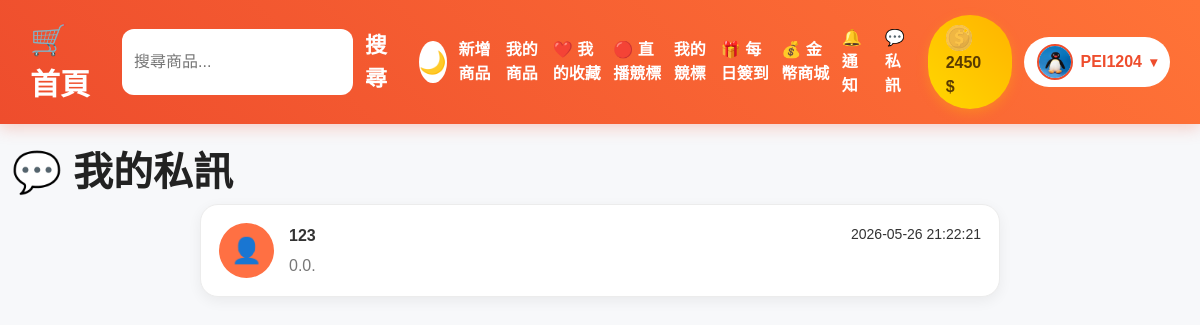
Screenshot of /messages (signed in) with the database file from the repository.
### tables this page shows
CREATE TABLE private_messages (
        id INTEGER PRIMARY KEY AUTOINCREMENT,
        sender_id INTEGER,
        receiver_id INTEGER,
        product_id INTEGER,
        message TEXT,
        image TEXT,
        is_read INTEGER DEFAULT 0,
        created_at TEXT
    );

CREATE TABLE users (
    id INTEGER PRIMARY KEY AUTOINCREMENT,
    username TEXT UNIQUE,
    email TEXT,
    password TEXT
, coins INTEGER DEFAULT 100, is_admin INTEGER DEFAULT 0, last_checkin TEXT, avatar TEXT, banner TEXT, has_received_listing_bonus INTEGER DEFAULT 0, is_banned INTEGER DEFAULT 0, ban_reason TEXT, admin_role TEXT DEFAULT 'user', email_verified INTEGER DEFAULT 0, email_verify_token TEXT, phone TEXT, phone_verified INTEGER DEFAULT 0, risk_score INTEGER DEFAULT 0, created_at TEXT, last_ip TEXT, identity_verified INTEGER DEFAULT 0, identity_verify_status TEXT DEFAULT '未申請', identity_reject_reason TEXT, identity_verified_at TEXT, exp INTEGER DEFAULT 0, level INTEGER DEFAULT 1);

### app.py (the view)
@app.route("/messages")
def message_list():
    if "user_id" not in session:
        return redirect("/login")
    user_id = session["user_id"]
    db = get_db()
    chats = db.execute(
        """
        SELECT
            u.id AS other_user_id,
            u.username AS other_username,

            pm.message AS last_message,
            pm.image AS last_image,
            pm.created_at AS last_time,

            (
                SELECT COUNT(*)
                FROM private_messages unread
                WHERE unread.sender_id = u.id
                AND unread.receiver_id = ?
                AND unread.is_read = 0
            ) AS unread_count

        FROM users u

        JOIN private_messages pm
        ON (
            (pm.sender_id = u.id AND pm.receiver_id = ?)
            OR
            (pm.receiver_id = u.id AND pm.sender_id = ?)
        )

        WHERE pm.id IN (
            SELECT MAX(id)
            FROM private_messages
            WHERE sender_id = ?
            OR receiver_id = ?
            GROUP BY
                CASE
                    WHEN sender_id = ? THEN receiver_id
                    ELSE sender_id
                END
        )

        ORDER BY pm.id DESC
        """,
        (
            user_id,
            user_id,
            user_id,
            user_id,
            user_id,
            user_id
        )
    ).fetchall()
    db.close()
    return render_template(
        "messages.html",
        chats=chats
    )

### app.py (called while the page is built, shortened)
def get_db():
    conn = sqlite3.connect(
        DATABASE,
        timeout=30,
        check_same_thread=False
    )
    conn.row_factory = sqlite3.Row
    return conn

def inject_notification_count():
    if "user_id" not in session:
        return dict(notification_count=0)
    db = get_db()
    count = db.execute(
        """
        SELECT COUNT(*) AS count
        FROM notifications
        WHERE user_id=? AND is_read=0
        """,
        (session["user_id"],)
    ).fetchone()["count"]
    db.close()
    return dict(notification_count=count)

def inject_active_announcements():
    try:
        db = get_db()
        ensure_admin_feature_columns(db)
        announcements = db.execute(
            """
            SELECT *
            FROM announcements
            WHERE IFNULL(is_active, 1)=1
            ORDER BY id DESC
            LIMIT 3
            """
        ).fetchall()
        db.close()
        return dict(active_announcements=announcements)
    except Exception:
        return dict(active_announcements=[])

def current_admin_role():
    role = session.get("admin_role", "user")
    if role == "user" and session.get("is_admin") == 1:
        return "super_admin"
    return role

def is_super_admin():
    return current_admin_role() == "super_admin"

@app.before_request
def protect_admin_routes():
    if not request.path.startswith("/admin"):
        return None

@app.context_processor
def inject_admin_role_helpers():
    return dict(
        current_admin_role=current_admin_role(),
        admin_role_name=admin_role_name,
        require_admin_role=require_admin_role,
        is_super_admin=is_super_admin()
    )

### templates/messages.html (shortened to what this page needs)
{% extends "layout.html" %}
{% block content %}
<h1 class="page-title">
    💬 我的私訊
</h1>
<div class="message-list">
    {% for chat in chats %}
        <a
            href="/messages/{{ chat.other_user_id }}"
            class="message-card"
        >
            <div class="message-avatar">
                👤
            </div>
            <div class="message-info">
                <div class="message-top">
                    <strong>
                        {{ chat.other_username }}
                    </strong>
                    <small>
                        {{ chat.last_time }}
                    </small>
                </div>
                <div class="message-preview">
                    {% if chat.last_message %}
                        {{ chat.last_message }}
                    {% elif chat.last_image %}
                        📷 傳送了一張圖片
                    {% else %}
                        尚無訊息
                    {% endif %}
                </div>
            </div>
        </a>
    {% else %}
        <p class="text-muted">
            目前沒有私訊紀錄。
        </p>
    {% endfor %}
</div>
{% endblock %}

### static/style.css (style rules this page uses)
* { margin:0; padding:0; box-sizing:border-box; }
body { background:#f5f5f5; font-family:Arial,sans-serif; color:#222; overflow-x:hidden; }
.message-list { max-width:800px; margin:auto; }
.message-card { display:flex; align-items:center; gap:15px; padding:18px; margin-bottom:15px; background:white; border-radius:18px; text-decoration:none; color:#333; box-shadow:0 4px 15px rgba(0,0,0,0.08); position:relative; }
.message-avatar { width:55px; height:55px; border-radius:50%; background:#ff7043; color:white; display:flex; align-items:center; justify-content:center; font-size:25px; }
.message-info { flex:1; }
.message-top { display:flex; justify-content:space-between; margin-bottom:6px; }
.message-preview { color:#777; white-space:nowrap; overflow:hidden; text-overflow:ellipsis; }
body { background:#f7f8fa; }
.product-card, .review-card, .chat-box, .notification-card, .message-card, .form-box, .card, .bid-box, .seller-info-box, .auto-bid-box, .winner-box { border-radius:18px !important; box-shadow:0 4px 14px rgba(0,0,0,.06) !important; border:1px solid #ececec; }
.product-title, .page-title, .form-title { font-weight:800; color:#222; }

### rows the page displays
private_messages: other_username "123", last_time "2026-05-26 21:22:21", last_message "0.0."

### other values shown
{{ session.get("coins", 0) }} "2450"
{{ session["username"] }} "PEI1204"
